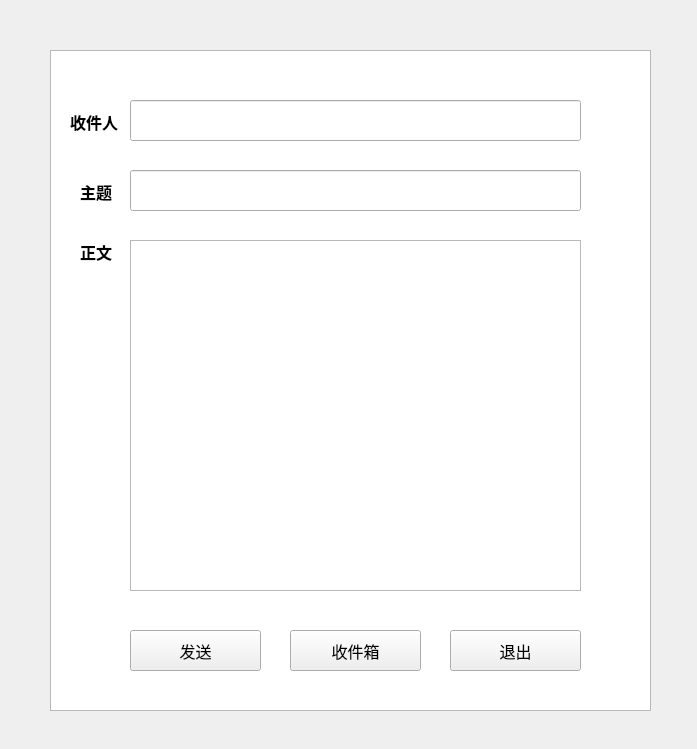
<?xml version="1.0" encoding="UTF-8"?>
<ui version="4.0">
 <class>UserUi</class>
 <widget class="QWidget" name="UserUi">
  <property name="geometry">
   <rect>
    <x>0</x>
    <y>0</y>
    <width>697</width>
    <height>749</height>
   </rect>
  </property>
  <property name="font">
   <font>
    <pointsize>12</pointsize>
   </font>
  </property>
  <property name="windowTitle">
   <string>写邮件</string>
  </property>
  <widget class="QLineEdit" name="receiver">
   <property name="geometry">
    <rect>
     <x>130</x>
     <y>100</y>
     <width>451</width>
     <height>41</height>
    </rect>
   </property>
   <property name="font">
    <font>
     <pointsize>12</pointsize>
    </font>
   </property>
   <property name="text">
    <string/>
   </property>
  </widget>
  <widget class="QTextEdit" name="content">
   <property name="geometry">
    <rect>
     <x>130</x>
     <y>240</y>
     <width>451</width>
     <height>351</height>
    </rect>
   </property>
  </widget>
  <widget class="QLineEdit" name="subject">
   <property name="geometry">
    <rect>
     <x>130</x>
     <y>170</y>
     <width>451</width>
     <height>41</height>
    </rect>
   </property>
   <property name="font">
    <font>
     <pointsize>12</pointsize>
    </font>
   </property>
   <property name="text">
    <string/>
   </property>
  </widget>
  <widget class="QPushButton" name="SendBtn">
   <property name="geometry">
    <rect>
     <x>130</x>
     <y>630</y>
     <width>131</width>
     <height>41</height>
    </rect>
   </property>
   <property name="text">
    <string>发送</string>
   </property>
  </widget>
  <widget class="QPushButton" name="EmailBtn">
   <property name="geometry">
    <rect>
     <x>290</x>
     <y>630</y>
     <width>131</width>
     <height>41</height>
    </rect>
   </property>
   <property name="text">
    <string>收件箱</string>
   </property>
  </widget>
  <widget class="QPushButton" name="LogoutBtn">
   <property name="geometry">
    <rect>
     <x>450</x>
     <y>630</y>
     <width>131</width>
     <height>41</height>
    </rect>
   </property>
   <property name="text">
    <string>退出</string>
   </property>
  </widget>
  <widget class="QLabel" name="label">
   <property name="geometry">
    <rect>
     <x>70</x>
     <y>110</y>
     <width>58</width>
     <height>21</height>
    </rect>
   </property>
   <property name="text">
    <string>&lt;html&gt;&lt;head/&gt;&lt;body&gt;&lt;p&gt;&lt;span style=&quot; font-size:12pt; font-weight:600;&quot;&gt;收件人&lt;/span&gt;&lt;/p&gt;&lt;/body&gt;&lt;/html&gt;</string>
   </property>
  </widget>
  <widget class="QLabel" name="label_2">
   <property name="geometry">
    <rect>
     <x>80</x>
     <y>180</y>
     <width>41</width>
     <height>21</height>
    </rect>
   </property>
   <property name="text">
    <string>&lt;html&gt;&lt;head/&gt;&lt;body&gt;&lt;p&gt;&lt;span style=&quot; font-size:12pt; font-weight:600;&quot;&gt;主题&lt;/span&gt;&lt;/p&gt;&lt;/body&gt;&lt;/html&gt;</string>
   </property>
  </widget>
  <widget class="QLabel" name="label_3">
   <property name="geometry">
    <rect>
     <x>80</x>
     <y>240</y>
     <width>41</width>
     <height>21</height>
    </rect>
   </property>
   <property name="text">
    <string>&lt;html&gt;&lt;head/&gt;&lt;body&gt;&lt;p&gt;&lt;span style=&quot; font-size:12pt; font-weight:600;&quot;&gt;正文&lt;/span&gt;&lt;/p&gt;&lt;/body&gt;&lt;/html&gt;</string>
   </property>
  </widget>
  <widget class="QGraphicsView" name="graphicsView">
   <property name="geometry">
    <rect>
     <x>50</x>
     <y>50</y>
     <width>601</width>
     <height>661</height>
    </rect>
   </property>
  </widget>
  <widget class="QLabel" name="info_label">
   <property name="geometry">
    <rect>
     <x>307</x>
     <y>70</y>
     <width>81</width>
     <height>20</height>
    </rect>
   </property>
   <property name="font">
    <font>
     <pointsize>11</pointsize>
    </font>
   </property>
   <property name="text">
    <string/>
   </property>
   <property name="alignment">
    <set>Qt::AlignCenter</set>
   </property>
  </widget>
  <zorder>graphicsView</zorder>
  <zorder>receiver</zorder>
  <zorder>content</zorder>
  <zorder>subject</zorder>
  <zorder>SendBtn</zorder>
  <zorder>EmailBtn</zorder>
  <zorder>LogoutBtn</zorder>
  <zorder>label</zorder>
  <zorder>label_2</zorder>
  <zorder>label_3</zorder>
  <zorder>info_label</zorder>
 </widget>
 <resources/>
 <connections/>
</ui>
